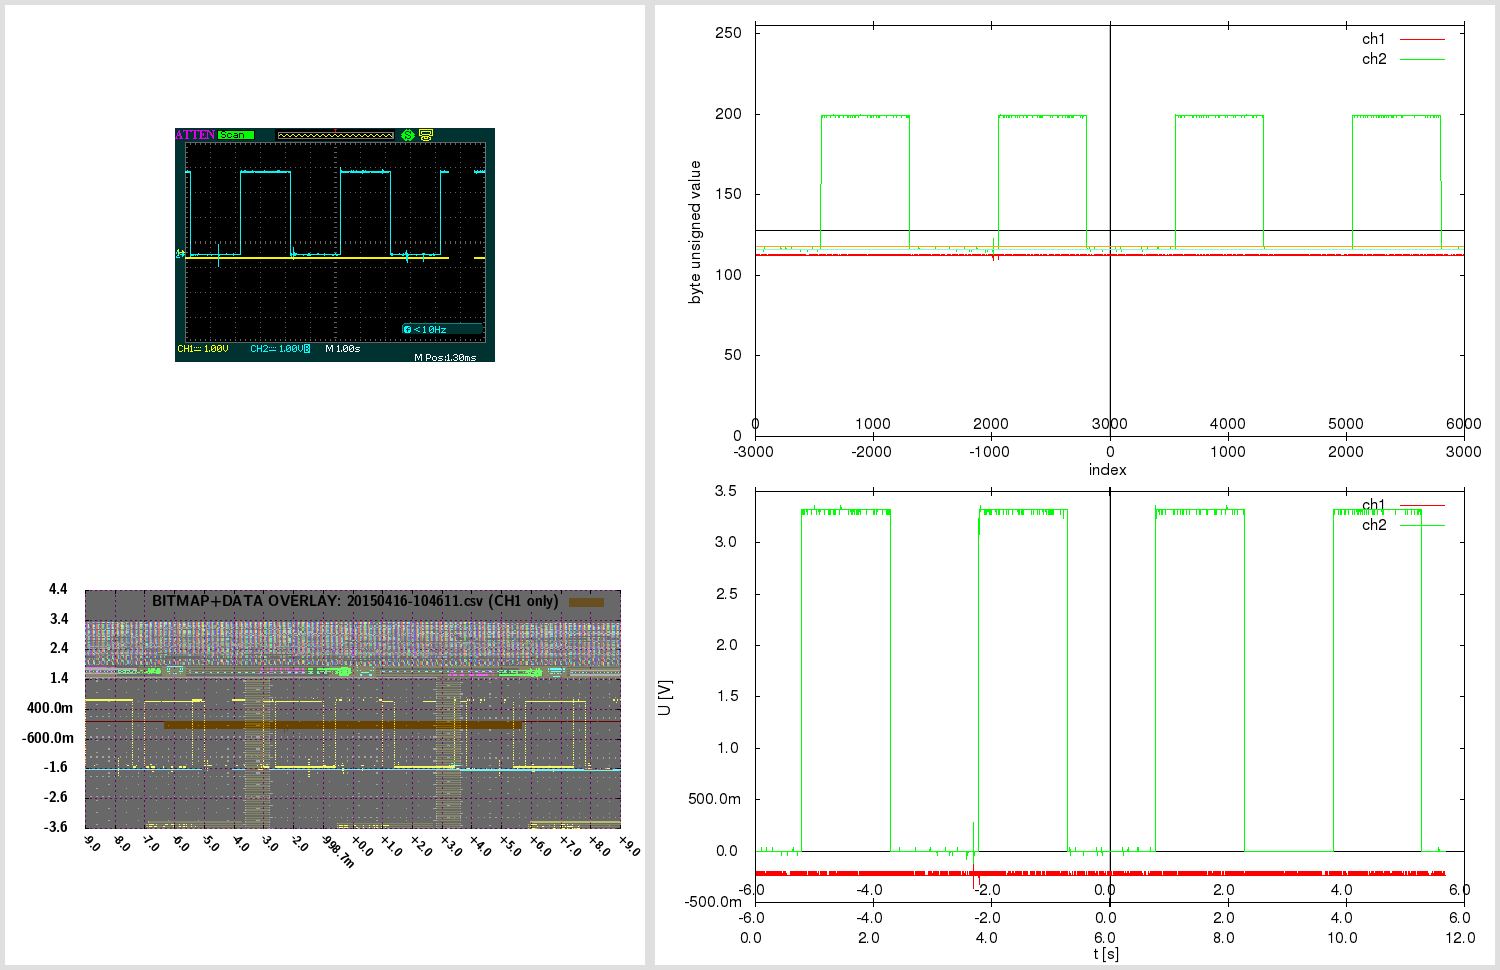

Write gnuplot code to recreate this figure.

# 20150416-104611.gnuplot [generated by /home/warreee/attenload/adsparse-wave.pl]
# single gnuplot file, with two potentially independent scripts
# generates three plots: one based on integer, other based on real (SI) values
# and one bitmap overlay - and then montages them using ImageMagick

# attengrab .csv can just be centered (over t)
# -> the x=0 (t=0) will correspond to scope center
# (but .DAV/.CSV will also need extra sample alignment)

# in Linux, to see available fonts, do:
# fc-list --verbose | grep 'fullname:' | less
# the two fonts used here:
# LMSansDemiCond10-Regular or "Latin Modern Sans Demi Cond"; and Helvetica
# Helvetica doesn't even get reported on my system:
# $ fc-list --verbose | grep 'fullname:' | grep -i 'Helvetica\|Demi Cond'
#	fullname: "LM Sans Demi Cond 10 Regular"(s) "LMSansDemiCond10-Regular"(s)


print "Gnuplotting..."

## "master settings" (shared between both parts of script)

# line color - specified by linestyles
set style line 1 linetype 1 linecolor rgb "red"
set style line 2 linetype 1 linecolor rgb "green"
set style line 3 linetype 1 linecolor rgb "orange"
set style line 4 linetype 1 linecolor rgb "aquamarine"
set style line 5 linetype -1 linecolor rgb "black"
set style line 6 linetype -1 linecolor rgb "gray"
set style line 7 linetype 1 linecolor rgb "blue"


# VARIABLES ########### ########### ###########

fnbase="20150416-104611"
fn_bmp = fnbase . ".bmp"
fn_pngr = fnbase . "_r.png"
fn_pngi = fnbase . "_i.png"
fn_pngov = fnbase . "_ov.png"
fn_pngt = fnbase . "_tmp.png"
fn_pngo = fnbase . ".png"

# scope screen(shot) properties
tdiv = 1          # T/DIV (50e-9)
toffs = 0.00129999995231628        # time offset (scope) (200e-9)
vdiv1 = 1        # V/DIV CH1 (500e-3)
vdiv2 = 1         # V/DIV CH2 (50e-3)
voffs1 = -0.4         # volt offset CH1 (-1.5)
voffs2 = -0.48       # volt offset CH2 (100e-3)
sampintp  = 0.0020000001563    # (500e-12)
sampintf  = 1/sampintp
sratacqf  = 2500      # (250e6)
sratacqp  = 1/sratacqf
#osf = 1.00    # oversample factor (multiplies .CSV and .DAV time domain) # unused here
adsFactor = 1.28

# (edges of current capture and divisions)
scope_hdiv=18
scope_vdiv=8
# enforce floating point (see below)
scope_trange = scope_hdiv*tdiv*1.0    # (900e-9)
scope_left=toffs-(scope_trange/2)     # (-250e-9)
scope_right=toffs+(scope_trange/2)    # (650e-9)
scope_bottom=-voffs1-(scope_vdiv*vdiv1/2) # -500e-3
scope_top=-voffs1+(scope_vdiv*vdiv1/2)    # 3.5

totalch1Vspan=scope_vdiv*vdiv1
totalch2Vspan=scope_vdiv*vdiv2
ch1Vcoeff = adsFactor*totalch1Vspan/(2**8)
ch2Vcoeff = adsFactor*totalch2Vspan/(2**8)

voffs1int = voffs1/ch1Vcoeff  # -10
voffs2int = voffs2/ch2Vcoeff  # -12

acsv_fn = fnbase . '.csv' # '20130020-013902.csv' # from attenload tmp_wav
acsz=6000         # tmp_wav/.csv size (900)
fts=0.0020000001563         # final timestep (sampling period)
# here scope_trange could be 18*1, with acsz 16000;
# if as integer, 18/16000 would be 0 - enforce floating point
# above enforcing scope_trange to float doesn't work,
# must again here:
tdivp = 1.0*scope_trange/acsz   # sampling rate, based on scope range and numsamples in tmp (1ns)
tdivf = 1/tdivp             # freq based on that sampling rate

# just in case - not needed usually:
triglevel=440e-3
trigholdoff=100e-9

toffsamp = toffs/fts		# 0
# time finetune offset - int (samples) (depends on range)
tfoi = -164


#### extract bitmap from .png, if .bmp not present
# was -crop 480x234+10+10; now -crop 480x234+95+128

cmdstr = 'if (! test -f "'.fn_bmp.'") ; then \
  echo -n "'.fn_bmp.' not found .. " ; \
  if [ -f "'.fn_pngo.'" ] ; then \
    echo -n "'.fn_pngo.' found - extracting" ; \
    convert -crop 480x234+95+128 "'.fn_pngo.'" "'.fn_bmp.'" ; \
  else \
    echo -n "'.fn_pngo.' not found - cannot extract" ; \
  fi ; \
else \
  echo -n "'.fn_bmp.' found - using that" ; \
fi; echo'

#print cmdstr
# note - since cmdstr above uses double quotes,
# must use single quotes for bash here!:
print system("bash -c '". cmdstr ."' 2>&1")


##################################
###### plot directly with unsigned byte data

set terminal png size 840,480
set termoption enhanced
set termoption font "Helvetica, 12"

set output fn_pngi
set datafile separator ","

# set axis label
set xlabel "index" offset 0.0,0.8
set ylabel "byte unsigned value" offset 1.0,0.0


# horizontal line as functions
zeroline(x)=128
ch1offs(x)=128+voffs1int # (-10)
ch2offs(x)=128+voffs2int # (-12)

# vertical line - headless arrow
# "y" scope axis in middle:
ymI = acsz/2
set arrow from ymI,0 to ymI,255 nohead ls 5
# time offset:
toI = ymI - toffs/fts
set arrow from toI,0 to toI,255 nohead ls 6


# must use multiplot here, to have two x-axes
# and thus, must set lmargin, so both graphs match

set size 1.0,0.9      # 0.1/2 = 0.05
set bmargin 0
set lmargin 10
set yrange [0:255] # 8-bit


set multiplot

set origin 0,0.1
set xrange [0:acsz]
set xtics in
set xtics offset 0,graph 0.08
plot \
  zeroline(x) with lines notitle ls 5,\
  acsv_fn using 1:2 with lines title "ch1" ls 1, \
  "" using 1:3 with lines title "ch2" ls 2, \
  ch1offs(x) with lines notitle ls 3, \
  ch2offs(x) with lines notitle ls 4

unset arrow # if big offset, line from prev. can 'leak' in next at diff place, so reset

set origin 0,0.1
set xtics out
set xtics offset 0,graph 0.02
set xrange [-acsz/2:acsz/2-1]
#set xtics nomirror 500
set noytics
set noylabel
unset xlabel # set xlabel ""
set border 1
plot 0 notitle

set nomultiplot


### reset previous settings
#unset border # no work for default
set border    # Draw default borders:
set ytics
unset yrange


##################################
###### plot with converted real SI units

# reset # resets set style line!

set terminal png size 840,480
set termoption enhanced
set termoption font "Helvetica, 12"

set output fn_pngr
set datafile separator ","

# set axis label
set xlabel "t [s]" offset 0.0,0.1
set ylabel "U [V]" offset 1.0,0.0

# axis tics format
set format y "%.1s%c"
set format x "%.1s%c"


# horizontal line as functions
zerolineR(x)=0
# don't show real offsets; they could be way off depending on V/DIV
#ch1offsR(x)=0+(-0.4)
#ch2offsR(x)=0+(-0.48)

# "y" scope axis in middle (the +1 added to ymI so it snaps at 0):
ymR=(ymI+1)*fts
set arrow from ymR,graph 0 to ymR,graph 1 nohead ls 5
# time offset:
toR=toI*fts
set arrow from toR,graph 0 to toR,graph 1 nohead ls 6
# indicate scope range here too
set arrow from scope_left+toR,graph 0 to scope_left+toR,graph 1 nohead ls 7
set arrow from scope_right+toR,graph 0 to scope_right+toR,graph 1 nohead ls 7


# must use multiplot here, to have two x-axes
# and thus, must set lmargin, so both graphs match

set size 1.0,0.9      # 0.1/2 = 0.05
set bmargin 0
set lmargin 10
set yrange [] writeback # since we don't set explicity, must save autorange
set autoscale y

set multiplot

set origin 0,0.13
set xrange [0:acsz*fts]
set xtics out
set xtics offset 0,graph -0.03
plot \
  zerolineR(x) with lines notitle ls 5,\
  acsv_fn using ($4+tfoi*fts):5 with lines title "ch1" ls 1, \
  "" using ($4+tfoi*fts):6 with lines title "ch2" ls 2

set yrange restore # this saves the found yrange after `plot`
unset arrow # if big offset, line from prev. can 'leak' in next at diff place, so reset

set origin 0,0.13
set xtics out
set xtics offset 0,graph 0.02
set xrange [(-acsz/2)*fts:(acsz/2-1)*fts]
set noytics
set noylabel
unset xlabel # set xlabel ""
set border 1
plot GPVAL_Y_MIN notitle

set origin 0,0.13
set xtics in
set xtics offset 0,graph 0.08
# wrong to put xrange [scope_left:scope_right] here;
# as [scope_left:scope_right] could be a snippet,
# and this graph shows entire capture!
# simply move the previous scale for toffset
toRR=(acsz/2.)*fts-toR
set xrange [(-acsz/2)*fts+toRR:(acsz/2-1)*fts+toRR]
set noytics
set noylabel
unset xlabel # set xlabel ""
set border 1
plot GPVAL_Y_MIN notitle

set nomultiplot


##################################
###### plot with bitmap and data overlay

# here 840,480 remains as output png size,
# even if not set explicitly; also, make
# the height smaller - so can have gravity North in montage

set terminal png truecolor size 640,305 # size 840,480
set termoption enhanced
myfont="LMSansDemiCond10-Regular"   # LMSansDemiCond10-Regular or "Latin Modern Sans Demi Cond"
# cannot do concatenation direct in termoption line, so in separate string
myfontb="".myfont.", 12"
set termoption font myfontb

set output fn_pngov
set datafile separator ","


set autoscale
unset xtics
unset ytics
unset border
unset arrow # delete all arrows
unset object # (hopefully) delete objects?

set xrange [scope_left:scope_right]
xticstep=(scope_right-scope_left)/scope_hdiv
set xtics in scope_left,xticstep,scope_right scale 1
set yrange [scope_bottom:scope_top]
yticstep=(scope_top-scope_bottom)/scope_vdiv
set ytics in scope_bottom,yticstep,scope_top scale 1
set grid xtics ytics back linecolor rgb "magenta"
# right is only gnuplot 4.6 - without it ok w/ 4.4
#set xtics rotate by -45 offset 2.5,-1.50 right format "%+.1s%c" font myfont.',10'
set xtics rotate by -45 offset 0.0,0.0 format "%+.1s%c" font myfont.',10'
set key noenhanced

# dimensions of scope screenshot bitmap
bmp_w=480
bmp_h=234

# alpha bmp transparency [0:255]
bmp_alpha = 150
# boxes fillstyle transparent solid 0.10
box_transp = (1.-(acsz/16384.))*0.9 + 0.10

# plot string for data in transparent bitmap:
plot1au = "(($0-acsz/2.+tfoi)*fts+toffs):($5)"

# bmp_w=480 bmp_h=234 ; inside 451x201+15+14
# on plot: scope_left:scope_right and scope_bottom:scope_top!
# (so toffset is built in!)

bdx = scope_trange/(451.0-1)  # [s/pixel] /451: 1.99557e-09 vs 2.000e-9 manually
bdy = totalch1Vspan/(201.0-1) # [V/pixel] /201: 0.0199005 vs 0.02005 manually
bofx = -((scope_trange/2.0)-toffs+(15.0+0)*bdx) #-15.0*bdx # -2.8e-7
bofy = -((totalch1Vspan/2.0)+voffs1+(14.0+5)*bdy) #-14.0*bdy # -0.88

# seems `boxes fillstyle transparent solid 0.40` makes some seethroughs
# or something with bmp alpha overlay; but even without, all the same?
# because the red + blue (somehow inverted) creates a gray.. better green or orange

_plot_str = "zerolineR(x) with lines notitle ls 1,\
acsv_fn \
  using ".plot1au." with boxes fillstyle transparent solid box_transp noborder linestyle 3\
  title 'BITMAP+DATA OVERLAY: '.acsv_fn.' (CH1 only)',\
fn_bmp \
  binary array=(bmp_w,bmp_h) skip=54 format='%uchar' \
  dx=bdx dy=bdy origin=(bofx,bofy) \
  using 1:2:3:(bmp_alpha) \
  with rgbalpha t ''"

# seems actual plot in screenshot bitmap (480 × 234)
#  is at: 451x201+15+14; aspect ratio 201/451 = 0.445676
set size ratio 0.445676

eval("plot " . _plot_str)




##################################
###### montage commands

# used to be in attengrab; now here
# call ImageMagick montage via system
# and montage in `gnuplot` (easier to separate)

print "Montaging images..."
# this works in ImageMagick 6.6.2-6, but not in 6.5.7-8
#      '.fn_pngov.' -gravity Center -extent x480  \#
# must spec -extent 640x480 for 6.5

cmdstr = 'montage \
  <(montage \
    <(convert \
      '.fn_bmp.' -gravity Center -crop 640x480-10+0! -flatten  \
      bmp:-) \
    <(convert \
      '.fn_pngov.' -gravity Center -extent 640x480  \
      bmp:-) \
  -tile 1x -geometry +0+0  \
  bmp:-) \
  <(montage \
    '.fn_pngi.' \
    '.fn_pngr.' \
  -tile 1x -geometry +0+0  \
  bmp:-) \
-geometry +0+0 -border 5 \
'.fn_pngo

print cmdstr
print system('bash -c "'. cmdstr .'" 2>&1')

print "Deleting temp files ..."

delcmd = "rm"

# leave the bitmap for now
# actually, let attengrab handle it - since
# it may need to be re-taken!
# #cmdstr = delcmd ." ". fn_bmp
# #print cmdstr . "  " . system(cmdstr . " 2>&1")

cmdstr = delcmd ." ". fn_pngr
print cmdstr . "  " . system(cmdstr . " 2>&1")

cmdstr = delcmd ." ". fn_pngi
print cmdstr . "  " . system(cmdstr . " 2>&1")

cmdstr = delcmd ." ". fn_pngov
print cmdstr . "  " . system(cmdstr . " 2>&1")




# note:
# set terminal png size 840,480 # size defaults to 640x480 px
# set terminal pdf size 10,3 # size defaults to 5x3 in
# enhanced text: set termoption enhanced

# vertical line - headless arrow
# need ymin and ymax; gnuplot gives them only after plot -
# - and even then they do not correspond to end ticks
# - and even then, cannot get the arrow to show, after the second `plot`
# .. nor can I edit it anyhow; it must run before the first `plot`
# so instead of that, position y coordinates relative to graph (0 to 1)
#set arrow 1 from graph 0.5,0 to graph 0.5,1 nohead ls 5

# in multiplot, yrange should be after the size command
# note: xrange could be 2250 or 450
# so leave it to autoscale here? will be accurate since it's integer index...
# now set explicitly by script # below in multiplot

# axis tics format
# for engineering notation - 'help format specifiers':
# "A 'scientific' power is one such that the exponent is a multiple of three."

# print "Montaging images..."

# "The 'tile' size is then set to the largest dimentions
# of all the resized images, and the size actually specified."
# "by removing the 'size' component, non of the images will
# be resized, and the 'tile' size will be set to the largest
# dimensions of all the images given"
# not so simple: http://unix.stackexchange.com/questions/4046/
# can be done in one command with bash subprocess pipes (bash only)
# was: .fn_bmp.' -gravity NorthWest ; fn_pngov.' -gravity North
# can pad with -gravity Center -extent 640x480;
# but also with crop! -flatten - there have offset too!
# -geometry +2+2 can also mess up the last -border 5 !

# bmp scale worked for:
# bmp_w=480 bmp_h=234 ; inside 451x201+15+14
# tdiv = 5e-08,  toffs = 2e-07,  vdiv1 = 0.5,   voffs1 = -1.5,
# dx=2.000e-9 dy=0.02005 origin=(-2.8e-7,-0.88) for
# tspan = 18*tdiv = 18*5e-08 = 9e-07s
# vspan1 = 8*vdiv1 = 8*0.5 = 4V
# tspan/451 = 9e-07/451 = 1.99557e-09 s/pixel
# vspan1/201 = 4/201 = 0.0199005 V/pixel
# bdx=tspan/(451-1) = '9e-07/(451-1)' = 2e-09
# bdy=vspan1/(201-1) = '4/(201-1)' = 0.02
# 15*bdx = 15*2e-9 = 3e-08
# 14*bdy = 14*0.02 = 0.28
# 15*1.99557e-09 = 2.99335e-08
# 14*0.0199005 = 0.278607
